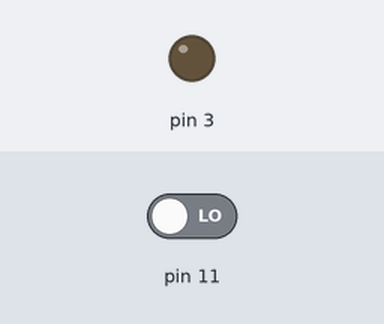
A sketch run on a simulated Arduino Uno, built with avr-gcc and run on an emulated ATmega328P. Parts: output pins drawn as LEDs (lit = HIGH). The inputs (shaded band) are chosen by the test bench; at power-on: pin 11 LOW.

Above: at 11.2 s.
11.3 s: pin 11 driven HIGH
At 12.0 s:
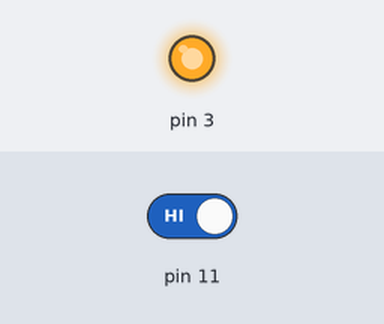
12.8 s: pin 11 driven LOW
At 13.2 s:
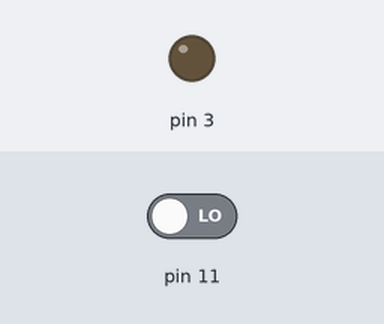
Timing chart, 0 to 15.8 s (numbered marks = the images above; inputs shaded):
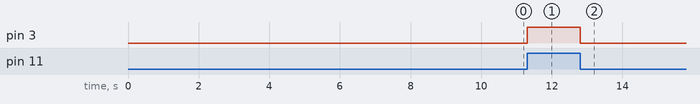

Measured:
- after the input at 11.3 s, pin 3: LOW → HIGH at once
- after the input at 12.8 s, pin 3: HIGH → LOW at once

The sketch:

PIR.ino
```cpp
byte X=0;
void setup() {
  // put your setup code here, to run once:
pinMode(11,INPUT);
pinMode(3,OUTPUT);
delay(10000);
}

void loop() {

 byte X=digitalRead(11); // put your main code here, to run repeatedly:
if(X == HIGH)
{
  digitalWrite(3,HIGH);
}
else
{
  digitalWrite(3,LOW);
}
}
```
